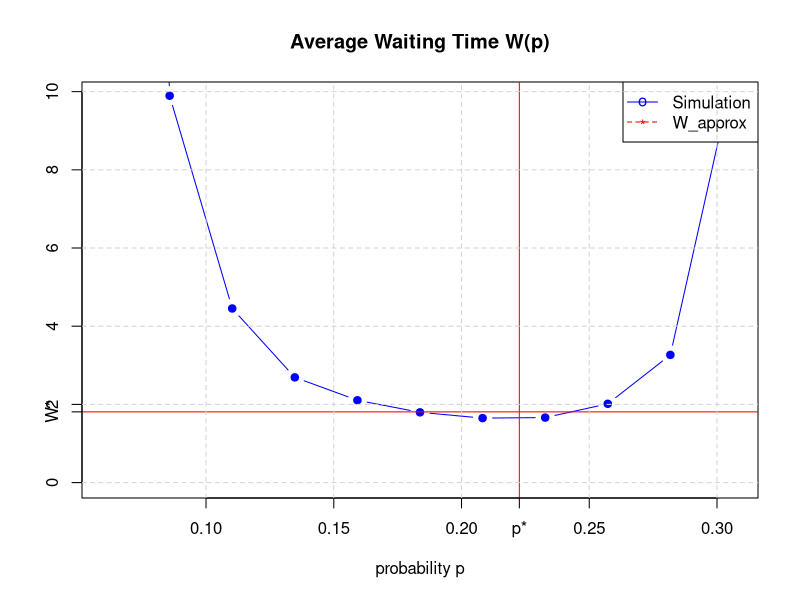
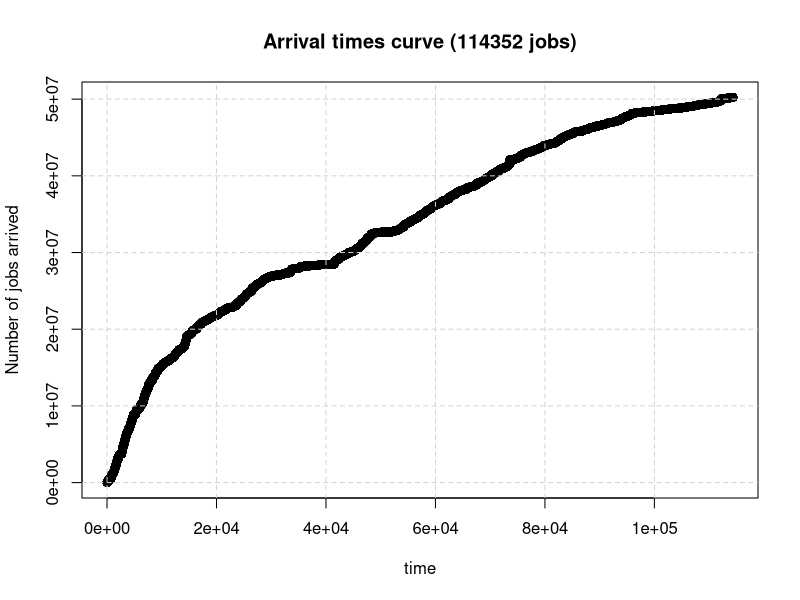
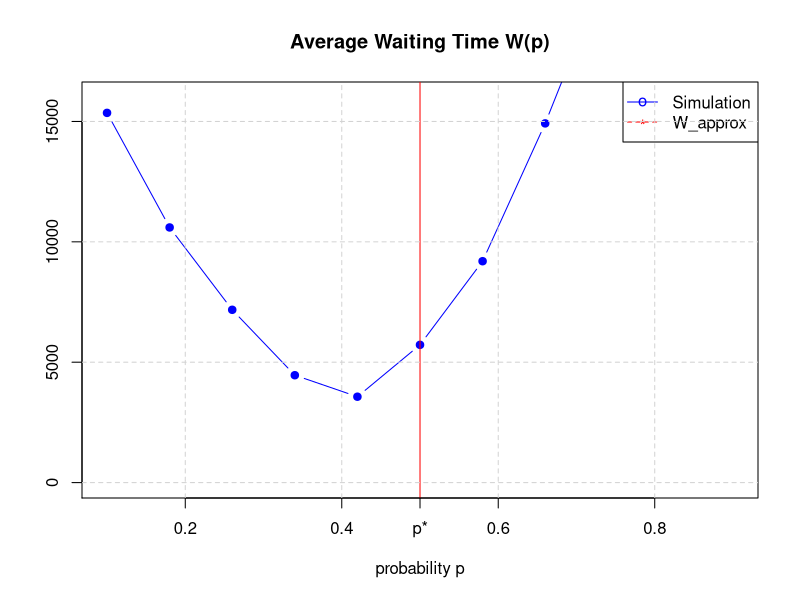

Write the R code that produced these figures, in order.
## ---- chunk 1
knitr::opts_chunk$set(echo = TRUE)

LB_random <- function(N,p,mu,InterArrival,JobSize) {      

  WaitingTime=rep(0,2);
  WaitingTimeCum=rep(0,2);
  
  for (n in 1:N) #for each job
  {
    # Dispatching decision of RANDOM
    U = sample(x=1:2,1, prob = c(p,1-p)); 
    for (k in 1:2) #for each server
    {
      # Update the waiting time of server k (Lindley's recursion)
      WaitingTime[k] = max(WaitingTime[k] + ifelse(U==k,1,0)*JobSize[n]/mu[k] - InterArrival[n], 0);
      # WaitingTime[k] = max(WaitingTime[k] + (U==k)*JobSize[n]/mu[k] - InterArrival[n], 0);
    }
    WaitingTimeCum[U] = WaitingTimeCum[U]+WaitingTime[U];
  }

 return(sum(WaitingTimeCum)/N);
}

################################################################################
N=1e5; # number of jobs to simulate
set.seed(17); # Set seed for reproducibility

mu = sample(x=1:3, 2, replace = TRUE); # service rates
mu = c(1,3);

# Job size Scenario 1
# xm=1; xM=1e3; beta=0.8;
# JobSize=sample(c(xm,xM),N,replace=T,prob=c(1-1/xM^beta,1/xM^beta)); # Job sizes
# ES=xm*(1-1/xM^beta) + xM^(1-beta); # Expected value of job sizes
# ES2=mean(JobSize*JobSize);

# Job size Scenario 2
JobSize=rexp(N,1); # Job sizes
ES=1;  # E[S]:   Expected value of job sizes
ES2=2; # E[S^2]: Second moment of job sizes

rho=0.8; # network load to test: lambda*E[S]/(mu_1+mu_2)

lambda = rho*sum(mu)/ES; # arrival rate

# For stability, we want lambda*p*ES<mu[1] AND lambda*(1-p)*ES<mu[2] 
# Therefore, p < mu[1]/(ES*lambda) AND p > 1-mu[2]/(lambda*ES)
p_min=max(0.98*(1-mu[2]/(lambda*ES)),0);
p_max=min(0.98*(mu[1]/(ES*lambda)),1);
step=(p_max-p_min)/10;
p_values=seq(p_min, p_max, step);
W_RANDOM=rep(NA,length(p_values));

# InterArrival = rexp(n=N, rate = lambda);           # Inter-arrival times: Poisson
InterArrival = runif(n=N, min = 0, max=2/lambda);    # Inter-arrival times: Uniform

cnt=1;
for (p in p_values) 
{
    W_RANDOM[cnt]=LB_random(N,p,mu,InterArrival,JobSize);
    cat(paste("Avg Waiting Time (p=", round(p,digits=3), ")=", round(W_RANDOM[cnt],digits=3),sep=""), "\n");
    cnt=cnt+1;
}


# function to optimize: W(p)
my_fun=function(p,lambda,mu,ES2) 0.5*ES2*((lambda*p^2)*( (1/mu[1])^2)/(1-lambda*p/mu[1]) + (lambda*(1-p)^2)*((1/mu[2])^2)/(1-lambda*(1-p)/mu[2]))
res<-optimize(my_fun,lower=p_min,upper=p_max,p,lambda,mu,ES2,maximum=FALSE)
W_approx=res$objective;
p_star_approx=res$minimum;
cat(paste("Optimal waiting time and probability given by the approximation: W*=", 
    round(W_approx,digits=3), " p*=",round(p_star_approx,digits=3), sep=""), "\n");


# plot the results
plot(p_values, W_RANDOM, xlim=c(p_min,p_max), ylim = c(0, 1.1*mean(W_RANDOM,na.rm = T)),
     col="blue", lty=1, ylab="",xlab="probability p", type = "b", pch = 19, main=paste("Average Waiting Time W(p)"));
abline(h = W_approx, col="red", ylab="W*");
abline(v = p_star_approx, col="red");
legend("topright",legend=c("Simulation","W_approx"), col=c("blue","red"), pch=c("o","*","+"),lty=c(1,2), ncol=1);

axis(side=1,at=p_star_approx,  labels="p*");
axis(side=2,at=W_approx,  labels="W*");
    
grid(nx = NULL, ny = NULL, lty = 2, col = "lightgray", lwd = 1)


## ---- chunk 2
knitr::opts_chunk$set(echo = TRUE)

# Import in the environment the KIT dataset, i.e., datasets/KIT.txt
# https://github.com/jonatha-anselmi/INFO4-EP/blob/main/datasets/KIT.txt

KIT = read.table('datasets/KIT.txt',sep=' ')
Arrival=KIT$V1;  Service=KIT$V2;  Need=KIT$V3;

# Remove the first J jobs
J=2; Arrival=Arrival[-(1:J)]; 
# Service=Service[-(1:J)]; Need=Need[-(1:J)];

Arrival=Arrival-Arrival[1]; # start from time t=0 


plot(Arrival, main=paste("Arrival times curve (", length(Arrival) ," jobs)", sep=""), xlab="time", ylab="Number of jobs arrived")
grid(nx = NULL, ny = NULL, lty = 2, col = "lightgray", lwd = 1)

InterArrival=Arrival[-1]-Arrival[-length(Arrival)] 
InterArrival=InterArrival/mean(InterArrival); # let's normalize so that the arrival rate is 1
lambda=1;
N=length(InterArrival); # number of jobs

# Assume exponential(1) job sizes
JobSize=rexp(N,1); # Job sizes
ES=1;  # E[S]:   Expected value of job sizes
ES2=2; # E[S^2]: Second moment of job sizes

rho = 0.8; # Let's fix the load
mu  = c(2,3);
mu  = (c(2,3)/sum(mu))/rho;

p_min=0.1;
p_max=0.9;
step=(p_max-p_min)/10;
p_values=seq(p_min, p_max, step);
cnt=1;
for (p in p_values) 
{
    W_RANDOM[cnt]=LB_random(N,p,mu,InterArrival,JobSize);
    cat(paste("Avg Waiting Time (p=", round(p,digits=3), ")=", round(W_RANDOM[cnt],digits=3),sep=""), "\n");
    cnt=cnt+1;
}


# function to optimize: W(p)
my_fun=function(p,lambda,mu,ES2) 0.5*ES2*((lambda*p^2)*( (1/mu[1])^2)/(1-lambda*p/mu[1]) + (lambda*(1-p)^2)*((1/mu[2])^2)/(1-lambda*(1-p)/mu[2]))
res<-optimize(my_fun,lower=p_min,upper=p_max,p,lambda,mu,ES2,maximum=FALSE)
W_approx=res$objective;
p_star_approx=res$minimum;
cat(paste("Optimal waiting time and probability given by the approximation: W*=", 
    round(W_approx,digits=3), " p*=",round(p_star_approx,digits=3), sep=""), "\n");


# plot the results
plot(p_values, W_RANDOM, xlim=c(p_min,p_max), ylim = c(0, 1.1*mean(W_RANDOM,na.rm = T)),
     col="blue", lty=1, ylab="",xlab="probability p", type = "b", pch = 19, main=paste("Average Waiting Time W(p)"));
abline(h = W_approx, col="red", ylab="W*");
abline(v = p_star_approx, col="red");
legend("topright",legend=c("Simulation","W_approx"), col=c("blue","red"), pch=c("o","*","+"),lty=c(1,2), ncol=1);

axis(side=1,at=p_star_approx,  labels="p*");
axis(side=2,at=W_approx,  labels="W*");
    
grid(nx = NULL, ny = NULL, lty = 2, col = "lightgray", lwd = 1)


